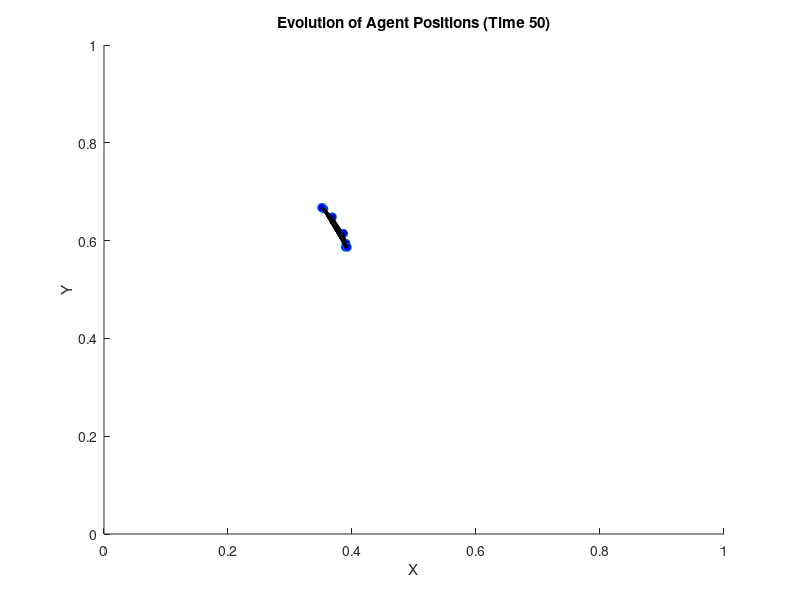

Source code (MATLAB):
clear
clc
close all

% Initial parameters
N = 10; % Number of agents
T = 50; % Number of temporal iterations
epsilon = 0.5; % Maximum distance to consider 2 neighbouring agents
positions = rand(N, 2); % Initialisation of x and y agents positions
A = zeros(N); % Adjacency matrix initialisation
rho = 0.1; % Update factor rho, where 0 < rho < 1
new_positions = zeros(N,2); % Initialisation of new positions

% Cycle for each time instant
for t = 1:T
    % Determine at each time instant the adjacency matrix where a_ij = 1 if two agents are neighbours
    for i = 1:N
        for j = 1:N
            dist_ij = norm(positions(i,:) - positions(j,:)); % Calculation of Euclidean distance
            if dist_ij <= epsilon
                A(i,j) = 1;
            end
        end
    end
    
    % Iteration on all agents
    for i = 1:N
        neighbors = find(A(i, :)); % Identifies neighbours
        lambda = ones(size(neighbors)); % Unit weights, equal in size to the number of neighbours of agent i
        lambda = lambda / sum(lambda); % Normalisation of weights
        
        % Calculation of consensus position for each agent i
        consensus_position = lambda * positions(neighbors, :);
        
        % Calculation of new updated position
        new_positions(i, :) = positions(i, :) + rho * (consensus_position - positions(i, :));
    end
    
    % Update agent positions
    positions = new_positions;
    
    % Display of updated agent positions
    clf; % Cleaning the figure 
    hold on;
    % Plots the agents at each instant i
    plot(positions(:, 1), positions(:, 2), 'o', 'MarkerFaceColor', 'b');
    % Draws links between neighbouring agents at each instant i
    for i = 1:N 
        for j = find(A(i, :))
        plot([positions(i, 1), positions(j, 1)], [positions(i, 2), positions(j, 2)], 'k');
        end
    end
    axis([0 1 0 1]);
    title(['Evolution of Agent Positions (Time ' num2str(t) ')']);
    xlabel('X');
    ylabel('Y');
    pause(0.1);
end